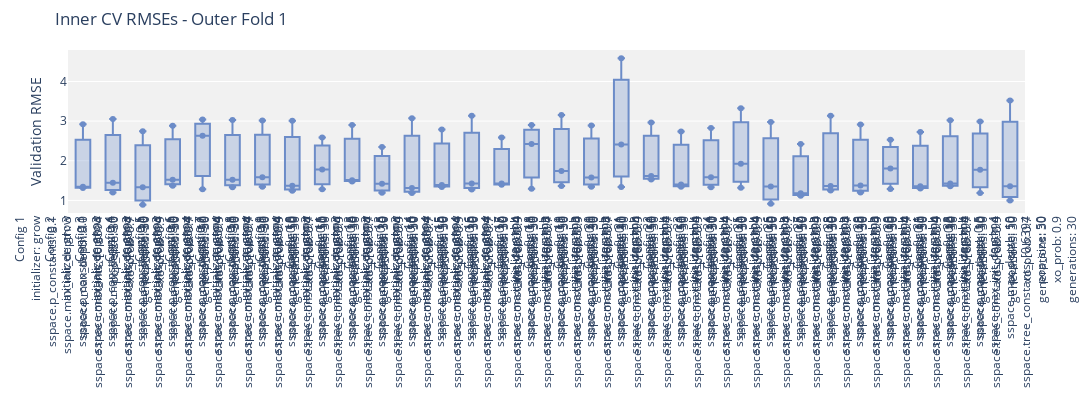
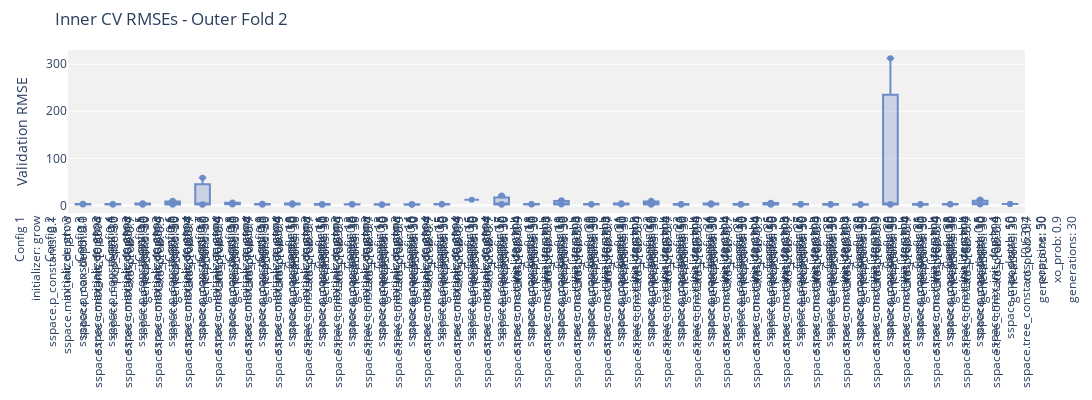
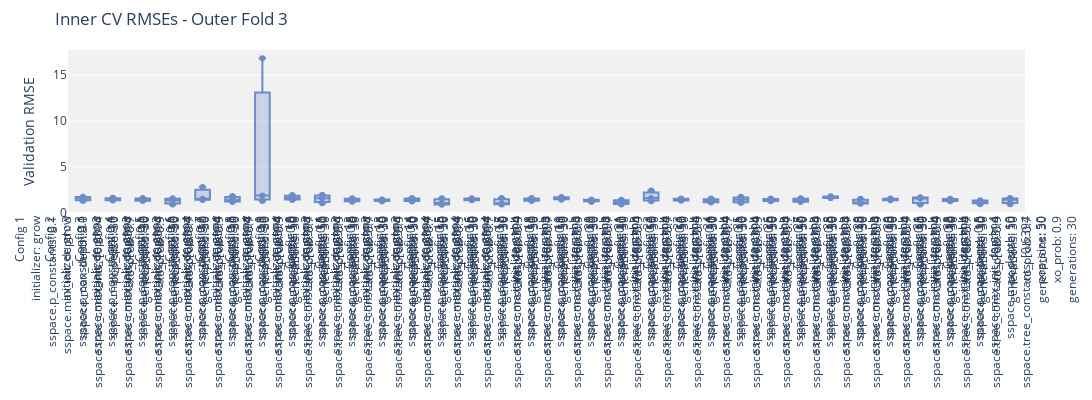
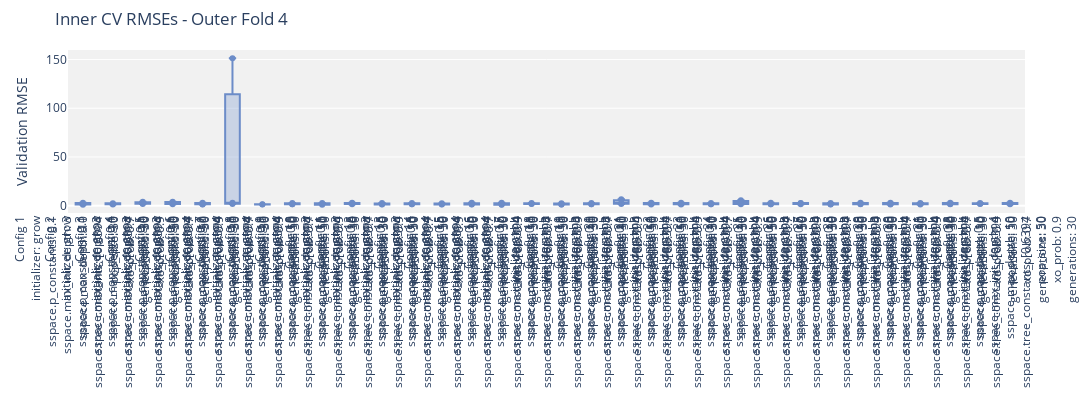

The notebook cell these images were saved under, in order:
### Markdown cell above
| **Parameter**        | **Test Values**                                | **Why ??**                                                                                             |
| -------------------- | ----------------------------------------------------- | ----------------------------------------------------------------------------------------------------------------------------------------------- |
| `init_depth`         | `[3, 4]`                                              | Smaller initial trees (shallow depth) reduce the risk of overfitting early on. With 96 entries, you want simplicity and better generalization.  |
| `max_depth`          | `[10]`                                             | Limits the model's complexity. Deep trees overfit easily on small datasets. Capping depth avoids bloated or overly specific programs.           |
| `tree_constants`     | `[random.uniform(0, 1) for _ in range(9)] + [-1.]`    | Constants allow models to fine-tune predictions. Using a limited, balanced range prevents excessive reliance on constants (avoids "bloat").     |
| `p_constants`        | `[0.1, 0.5]`                                          | High constant probability makes the tree more about constants than structure. This is dangerous for small data — prefer 10–20% range.           |
| `tree_functions`     | `['add', 'subtract', 'multiply', 'divide']` | Basic arithmetic gives expressive power. `protected_divide` avoids runtime errors. Don’t add too many functions — it increases search space.    |
| `pop_size`           | `[20, 30, 50]`                                        | Small datasets don’t need huge populations. Lower sizes = faster runs and still enough diversity. 20–50 is a good starting point.               |
| `p_xo`               | `[0.7, 0.9]`                                          | Crossover (recombination) promotes diversity and generalization. On small data, too much crossover (close to 1.0) might disrupt good solutions. |
| `initializer`        | `"grow", "rhh"`                                       | `grow` creates variable-sized trees. `rhh` mixes it with `full`, adding diversity. `full` alone — it tends to create deep, overfit trees. |
| `elitism`            | `[True]`                                              | Keep the best solution in each generation. With few samples, losing the best-performing individual can seriously hurt performance.              |
| `n_iter`             | `30`                                                  | Reasonable trade-off between computation and convergence. Too many iterations with small data can lead to overfitting.                          |

### Code cell
TREE_CONSTANTS = [random.uniform(0, 1) for _ in range(9)] + [-1.]
param_grid = {
    'initializer': ['grow', 'rhh'],
    'sspace.p_constants': [0.1, 0.5], 
    'sspace.max_init_depth': [3, 4],
    'sspace.max_depth': [10],
    'sspace.tree_constants': [TREE_CONSTANTS],
    'pop_size': [30, 50],
    'xo_prob': [0.7, 0.9],
    'generations': [30],
}

# Seeds to test
seeds = [42, 123, 456]  # You can change these to any seeds you prefer

# Store results from all seeds
all_scores = []
all_best_models = []
all_results = []
all_validation = []

for seed in seeds:
    print(f"\n=== Running with seed: {seed} ===\n")
    
    # Set random seeds for reproducibility
    random.seed(seed)
    np.random.seed(seed)
    torch.manual_seed(seed)
    
    # Run the experiment
    scores, best_models, df_results, val_results = nested_cv_gp_slim_gsgp(
        X=X, y=y,
        param_grid=param_grid,
        gp_class=gp,
        k_outer=5, k_inner=3,
        seed=seed
    )
    
    # Store results
    all_scores.append(scores)
    all_best_models.append(best_models)
    all_results.append(df_results)
    all_validation.append(val_results)
